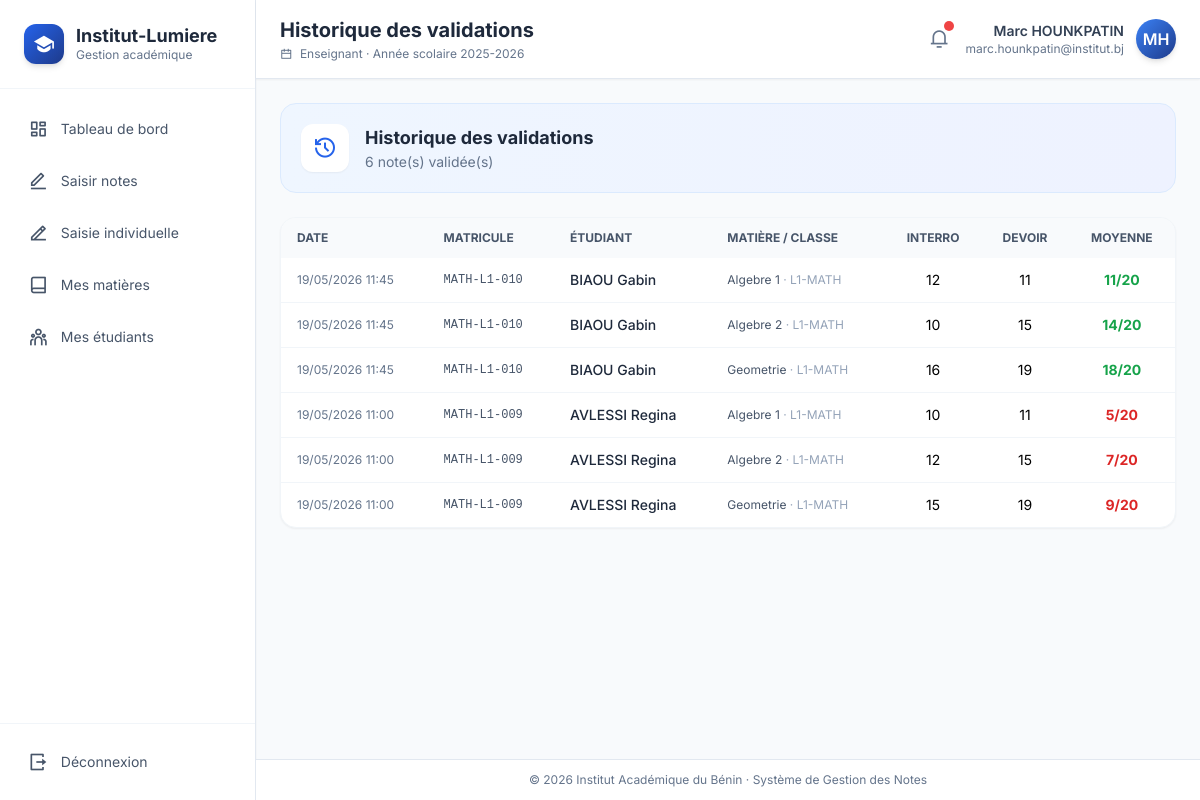
/pages/enseignant/historique.php (signed in), run on the app's committed database.
### tables this page shows
CREATE TABLE notes_historique (
    id INT AUTO_INCREMENT PRIMARY KEY,
    note_id INT NULL,
    etudiant_id INT NOT NULL,
    matiere_id INT NOT NULL,
    note_interro INT DEFAULT 0,
    note_devoir INT DEFAULT 0,
    note_examen INT DEFAULT 0,
    moyenne INT DEFAULT 0,
    semestre VARCHAR(5) NOT NULL,
    annee_scolaire VARCHAR(20) DEFAULT '2025-2026',
    action ENUM('validation','modification','suppression') NOT NULL DEFAULT 'validation',
    validated_by INT NULL,
    validated_at TIMESTAMP NOT NULL DEFAULT CURRENT_TIMESTAMP,
    commentaire VARCHAR(255) NULL,
    INDEX idx_etudiant (etudiant_id),
    INDEX idx_matiere (matiere_id),
    INDEX idx_date (validated_at)
);

CREATE TABLE etudiants (
    id INT AUTO_INCREMENT PRIMARY KEY,
    utilisateur_id INT UNIQUE,
    matricule VARCHAR(30) UNIQUE NOT NULL,
    nom VARCHAR(100) NOT NULL,
    prenom VARCHAR(100) NOT NULL,
    date_naissance DATE,
    lieu_naissance VARCHAR(100),
    sexe ENUM('M','F') DEFAULT 'M',
    classe_id INT,
    FOREIGN KEY (utilisateur_id) REFERENCES utilisateurs(id) ON DELETE SET NULL,
    FOREIGN KEY (classe_id) REFERENCES classes(id) ON DELETE SET NULL
);

CREATE TABLE matieres (
    id INT AUTO_INCREMENT PRIMARY KEY,
    code VARCHAR(20) UNIQUE NOT NULL,
    nom VARCHAR(100) NOT NULL,
    coefficient INT DEFAULT 1,
    credits INT DEFAULT 3,
    semestre ENUM('S1','S2','S3','S4','S5','S6') NOT NULL,
    heures_cours INT DEFAULT 0,
    heures_td INT DEFAULT 0,
    heures_tp INT DEFAULT 0,
    enseignant_id INT,
    classe_id INT,
    FOREIGN KEY (enseignant_id) REFERENCES enseignants(id) ON DELETE SET NULL,
    FOREIGN KEY (classe_id) REFERENCES classes(id) ON DELETE CASCADE
);

CREATE TABLE classes (
    id INT AUTO_INCREMENT PRIMARY KEY,
    nom VARCHAR(50) NOT NULL,
    niveau VARCHAR(50) NOT NULL,
    filiere VARCHAR(50) NOT NULL,
    annee_scolaire VARCHAR(20) NOT NULL,
    description TEXT
);

### includes/auth.php (called while the page is built, shortened)
<?php
function e(?string $s): string
{
    return htmlspecialchars((string)$s, ENT_QUOTES, 'UTF-8');
}

### pages/enseignant/historique.php (the view, shortened to what this page needs)
<?php
require_once __DIR__ . '/../../includes/auth.php';
$user = currentUser();
$ens = $pdo->prepare("SELECT id FROM enseignants WHERE utilisateur_id=?");
$ens->execute([$user['id']]);
$ens = $ens->fetch();
$ensId = $ens['id'] ?? 0;
$rows = [];
if ($ensId) {
  $stmt = $pdo->prepare("SELECT h.*, m.nom AS matiere, m.code, c.nom AS classe,
        e.matricule, e.nom AS et_nom, e.prenom AS et_prenom
        FROM notes_historique h
        JOIN matieres m ON m.id = h.matiere_id
        JOIN etudiants e ON e.id = h.etudiant_id
        LEFT JOIN classes c ON c.id = m.classe_id
        WHERE m.enseignant_id = ?
        ORDER BY h.validated_at DESC");
  $stmt->execute([$ensId]);
  $rows = $stmt->fetchAll();
}
include __DIR__ . '/../../includes/header.php';
?>
<div class="mb-6">
  <div class="bg-gradient-to-r from-blue-50 to-indigo-50 rounded-2xl p-5 border border-blue-100">
    <div class="flex items-center gap-4">
      <div class="w-12 h-12 rounded-xl bg-white shadow-sm flex items-center justify-center"><i class="ri-history-line text-2xl text-blue-600"></i></div>
      <div>
        <h2 class="text-lg font-bold text-slate-800">Historique des validations</h2>
        <p class="text-sm text-slate-500"><?= count($rows) ?> note(s) validée(s)</p>
      </div>
    </div>
  </div>
</div>
<div class="bg-white rounded-2xl shadow-sm border border-slate-100 overflow-hidden">
  <div class="overflow-x-auto">
    <table class="w-full text-sm">
      <thead class="bg-slate-50 text-slate-600 text-xs uppercase">
        <tr>
          <th class="px-4 py-3 text-left">Date</th>
          <th class="px-4 py-3 text-left">Matricule</th>
          <th class="px-4 py-3 text-left">Étudiant</th>
          <th class="px-4 py-3 text-left">Matière / Classe</th>
          <th class="px-4 py-3 text-center">Interro</th>
          <th class="px-4 py-3 text-center">Devoir</th>
          <th class="px-4 py-3 text-center">Moyenne</th>
        </tr>
      </thead>
      <tbody class="divide-y divide-slate-100">
        <?php foreach ($rows as $r): $m = (float)$r['moyenne']; ?>
          <tr class="hover:bg-slate-50">
            <td class="px-4 py-3 text-xs text-slate-500"><?= date('d/m/Y H:i', strtotime($r['validated_at'])) ?></td>
            <td class="px-4 py-3 font-mono text-xs text-slate-600"><?= e($r['matricule']) ?></td>
            <td class="px-4 py-3 font-medium text-slate-800"><?= e($r['et_nom'] . ' ' . $r['et_prenom']) ?></td>
            <td class="px-4 py-3 text-slate-600 text-xs"><?= e($r['matiere']) ?> <span class="text-slate-400">· <?= e($r['classe']) ?></span></td>
            <td class="px-4 py-3 text-center"><?= $r['note_interro'] ?></td>
            <td class="px-4 py-3 text-center"><?= $r['note_devoir'] ?></td>
            <td class="px-4 py-3 text-center font-bold <?= $m >= 10 ? 'text-green-600' : 'text-red-600' ?>"><?= $r['moyenne'] ?>/20</td>
          </tr>
        <?php endforeach; ?>
      </tbody>
    </table>
  </div>
</div>
<?php include __DIR__ . '/../../includes/footer.php'; ?>

### includes/header.php (style rules this page uses)
body { font-family: 'Inter', sans-serif; background-color: #f8fafc; }

### data on the page
notes_historique: validated_at "19/05/2026 11:45", etudiant.matricule "MATH-L1-010", etudiant.prenom "BIAOU Gabin", matiere.nom "Algebre 1", classes.nom "L1-MATH", note_interro "12", note_devoir "11", moyenne "11"
notes_historique: validated_at "19/05/2026 11:45", etudiant.matricule "MATH-L1-010", etudiant.prenom "BIAOU Gabin", matiere.nom "Algebre 2", classes.nom "L1-MATH", note_interro "10", note_devoir "15", moyenne "14"
notes_historique: validated_at "19/05/2026 11:45", etudiant.matricule "MATH-L1-010", etudiant.prenom "BIAOU Gabin", matiere.nom "Geometrie", classes.nom "L1-MATH", note_interro "16", note_devoir "19", moyenne "18"
notes_historique: validated_at "19/05/2026 11:00", etudiant.matricule "MATH-L1-009", etudiant.prenom "AVLESSI Regina", matiere.nom "Algebre 1", classes.nom "L1-MATH", note_interro "10", note_devoir "11", moyenne "5"
notes_historique: validated_at "19/05/2026 11:00", etudiant.matricule "MATH-L1-009", etudiant.prenom "AVLESSI Regina", matiere.nom "Algebre 2", classes.nom "L1-MATH", note_interro "12", note_devoir "15", moyenne "7"
notes_historique: validated_at "19/05/2026 11:00", etudiant.matricule "MATH-L1-009", etudiant.prenom "AVLESSI Regina", matiere.nom "Geometrie", classes.nom "L1-MATH", note_interro "15", note_devoir "19", moyenne "9"

### other printed values
$m[0] "Tableau de bord"
$m[0] "Saisir notes"
$m[0] "Saisie individuelle"
$m[0] "Mes matières"
$m[0] "Mes étudiants"
$pageTitle "Historique des validations"
$role "Enseignant"
$user['prenom'] . ' ' . $user['nom'] "Marc HOUNKPATIN"
$user['email'] "marc.hounkpatin@institut.bj"
substr($user['prenom'], 0, 1) . substr($user['nom'], 0, 1) "MH"
count($rows) "6"
